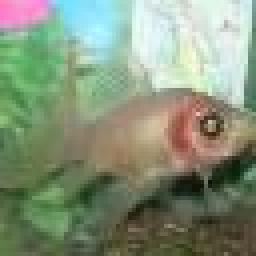
#> input picture Dataset/Train/images/0.JPEG, 64 x 64 px (shown 4 times larger); its folder holds only this picture in this run
$ python softencoding.py
#> lines starting #> are read from the running program, lines starting #| are printed output that depends on the picture
import numpy as np
import os
import sys
import cv2
from scipy import misc
from sklearn.neighbors import NearestNeighbors
import numpy as np

def convert_rgb_to_lab(image):
	image_lab = cv2.cvtColor(image, cv2.COLOR_BGR2LAB)
	l_channel, a_channel, b_channel = cv2.split(image_lab)
	return l_channel, a_channel, b_channel

def decode(encoding):
	cord = np.load("pts_in_hull.npy")
	temperature = 0.34
	encoding[encoding!=0] = np.exp(np.log(encoding[encoding!=0])/temperature)
	encoding = encoding/np.sum(encoding,axis=2)[:,:,np.newaxis]

	a_layer = np.sum(encoding * cord[:,0],axis=2)
	b_layer = np.sum(encoding * cord[:,1],axis=2)
	a_layer = (a_layer + 90) / 190 * 256
	b_layer = (b_layer + 110) / 220 * 256

	return a_layer, b_layer


def softencoding(src):

#> called with src = '../Dataset/Train'
	cord = np.load("pts_in_hull.npy")
#> (reads softencoding/pts_in_hull.npy from the repository)
	prob = np.load("prior_probs.npy")
#> (reads softencoding/prior_probs.npy from the repository)

	#Create weights
	alpha = 1
	gamma = 0.5

	uni_probs = np.zeros_like(prob)
	uni_probs[prob!=0] = 1.
	uni_probs = uni_probs/np.sum(uni_probs)


	prior_mix = (1-gamma)*prob + gamma*uni_probs


	prior_factor = prior_mix**-alpha
	prior_factor = prior_factor/np.sum(prob*prior_factor)

	###

	nbrs = NearestNeighbors(n_neighbors=5, algorithm='ball_tree').fit(cord)

	main = os.fsencode(src)

	for folder in os.listdir(main):
		foldername = src+"/"+os.fsdecode(folder)+"/"
		for file in os.listdir(os.fsencode(foldername)):
			filename = os.fsdecode(file)
			if filename.endswith( ('.JPEG', '.png', '.jpg') ) and not filename.startswith("."): 			# image extension we need

				image = cv2.imread(foldername+filename)
#> image is the input picture: shape (64, 64, 3); mean B, G, R 122.4, 147, 132.9
				image = cv2.resize(image,(16,16))
				l_channel, a_channel, b_channel = convert_rgb_to_lab(image)
				a_channel = a_channel/256 * 190 - 90
				b_channel = b_channel/256 * 220 - 110
				encoding = np.zeros([16*16,313])
				a = a_channel.reshape(-1,1)
#> a = 256 values, max 44.34 at index 0, min -24.69 at index 49, mean -1.81
				b = b_channel.reshape(-1,1)
#> b = 256 values, max 27.5 at index 65, min -19.77 at index 4, mean 10.42
				X = np.column_stack((a,b))
#> X = 256 pairs, first value -24.69 to 44.34, second value -19.77 to 27.5
				distances, indices = nbrs.kneighbors(X)
#> distances = 256 rows, first 6: [4.49, 5.78, 9.84, 10.49, 11.98], [3.3, 7.29, 8.88, 11, 11.96], [3.72, 6.36, 10.07, 11.24, 11.31], [4.91, 7.01, 7.8, 9.26, 13.69], [2.08, 7.93, 9.98, 10.44, 12.07], [2.82, 7.19, 10.24, 10.54, 12.19]; indices = 256 rows, first 6: [195, 215, 194, 214, 196], [195, 194, 175, 174, 215], [194, 195, 214, 174, 215], [119, 118, 101, 100, 138], [100, 83, 101, 99, 118], [100, 101, 118, 83, 119]
				sigma = 5
				wts = np.exp(-distances**2/(2*sigma**2))
#> wts = 256 rows, first 6: [0.668, 0.512, 0.144, 0.111, 0.0566], [0.804, 0.346, 0.206, 0.0888, 0.0573], [0.758, 0.445, 0.132, 0.0799, 0.0774], [0.618, 0.375, 0.296, 0.18, 0.0236], [0.917, 0.284, 0.136, 0.113, 0.0542], [0.853, 0.356, 0.123, 0.108, 0.0512]
				wts = wts/np.sum(wts,axis=1)[:,np.newaxis]
#> wts = 256 rows, first 6: [0.448, 0.343, 0.0968, 0.0742, 0.0379], [0.535, 0.23, 0.137, 0.0591, 0.0382], [0.508, 0.299, 0.0882, 0.0535, 0.0519], [0.414, 0.251, 0.199, 0.12, 0.0158], [0.609, 0.189, 0.0906, 0.0751, 0.036], [0.572, 0.238, 0.0824, 0.0727, 0.0344]
				#removed class rebalancing
				encoding[np.arange(0,16*16)[:,np.newaxis],indices] = wts * prior_factor[indices[:,0],np.newaxis]
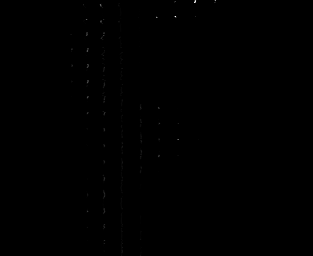
#> encoding: shape (256, 313) float64; min 0, max 3.18, mean 0.00197; drawn with min black and max white
				encoding = encoding.reshape(16,16,313)
				# print(encoding[0, 0, :])
				# print("\n\n\n\n")
				np.save("../Dataset/Train/softencoding/"+filename[:-5], encoding)

				#print(wts)

softencoding("../Dataset/Train")
